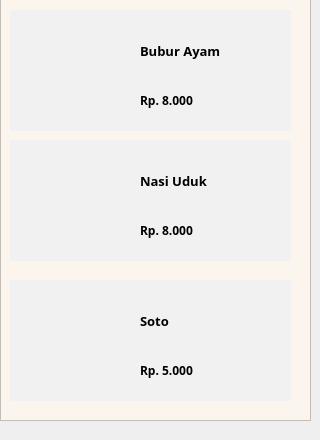
         <widget class="QWidget" name="tab_14">
          <attribute name="title">
           <string>Sabtu</string>
          </attribute>
          <widget class="QFrame" name="frame_58">
           <property name="geometry">
            <rect>
             <x>0</x>
             <y>-10</y>
             <width>311</width>
             <height>431</height>
            </rect>
           </property>
           <property name="styleSheet">
            <string notr="true">background-color: rgb(252, 245, 238);</string>
           </property>
           <property name="frameShape">
            <enum>QFrame::StyledPanel</enum>
           </property>
           <property name="frameShadow">
            <enum>QFrame::Raised</enum>
           </property>
           <widget class="QLabel" name="label_150">
            <property name="geometry">
             <rect>
              <x>10</x>
              <y>20</y>
              <width>281</width>
              <height>121</height>
             </rect>
            </property>
            <property name="styleSheet">
             <string notr="true">background-color: rgb(241, 241, 241);</string>
            </property>
            <property name="text">
             <string/>
            </property>
           </widget>
           <widget class="QLabel" name="label_151">
            <property name="geometry">
             <rect>
              <x>10</x>
              <y>150</y>
              <width>281</width>
              <height>121</height>
             </rect>
            </property>
            <property name="styleSheet">
             <string notr="true">background-color: rgb(241, 241, 241);</string>
            </property>
            <property name="text">
             <string/>
            </property>
           </widget>
           <widget class="QLabel" name="label_152">
            <property name="geometry">
             <rect>
              <x>10</x>
              <y>290</y>
              <width>281</width>
              <height>121</height>
             </rect>
            </property>
            <property name="styleSheet">
             <string notr="true">background-color: rgb(241, 241, 241);</string>
            </property>
            <property name="text">
             <string/>
            </property>
           </widget>
           <widget class="QLabel" name="label_153">
            <property name="geometry">
             <rect>
              <x>140</x>
              <y>50</y>
              <width>91</width>
              <height>21</height>
             </rect>
            </property>
            <property name="font">
             <font>
              <family>Rockwell</family>
              <pointsize>10</pointsize>
              <weight>75</weight>
              <bold>true</bold>
             </font>
            </property>
            <property name="styleSheet">
             <string notr="true">background-color: transparent;</string>
            </property>
            <property name="text">
             <string>Bubur Ayam</string>
            </property>
           </widget>
           <widget class="QLabel" name="label_154">
            <property name="geometry">
             <rect>
              <x>140</x>
              <y>100</y>
              <width>91</width>
              <height>21</height>
             </rect>
            </property>
            <property name="font">
             <font>
              <family>Rockwell</family>
              <pointsize>9</pointsize>
              <weight>75</weight>
              <bold>true</bold>
             </font>
            </property>
            <property name="styleSheet">
             <string notr="true">background-color: transparent;</string>
            </property>
            <property name="text">
             <string>Rp. 8.000</string>
            </property>
           </widget>
           <widget class="QLabel" name="label_155">
            <property name="geometry">
             <rect>
              <x>140</x>
              <y>230</y>
              <width>91</width>
              <height>21</height>
             </rect>
            </property>
            <property name="font">
             <font>
              <family>Rockwell</family>
              <pointsize>9</pointsize>
              <weight>75</weight>
              <bold>true</bold>
             </font>
            </property>
            <property name="styleSheet">
             <string notr="true">background-color: transparent;</string>
            </property>
            <property name="text">
             <string>Rp. 8.000</string>
            </property>
           </widget>
           <widget class="QLabel" name="label_156">
            <property name="geometry">
             <rect>
              <x>140</x>
              <y>180</y>
              <width>91</width>
              <height>21</height>
             </rect>
            </property>
            <property name="font">
             <font>
              <family>Rockwell</family>
              <pointsize>10</pointsize>
              <weight>75</weight>
              <bold>true</bold>
             </font>
            </property>
            <property name="styleSheet">
             <string notr="true">background-color: transparent;</string>
            </property>
            <property name="text">
             <string>Nasi Uduk</string>
            </property>
           </widget>
           <widget class="QLabel" name="label_157">
            <property name="geometry">
             <rect>
              <x>140</x>
              <y>370</y>
              <width>91</width>
              <height>21</height>
             </rect>
            </property>
            <property name="font">
             <font>
              <family>Rockwell</family>
              <pointsize>9</pointsize>
              <weight>75</weight>
              <bold>true</bold>
             </font>
            </property>
            <property name="styleSheet">
             <string notr="true">background-color: transparent;</string>
            </property>
            <property name="text">
             <string>Rp. 5.000</string>
            </property>
           </widget>
           <widget class="QLabel" name="label_158">
            <property name="geometry">
             <rect>
              <x>140</x>
              <y>320</y>
              <width>91</width>
              <height>21</height>
             </rect>
            </property>
            <property name="font">
             <font>
              <family>Rockwell</family>
              <pointsize>10</pointsize>
              <weight>75</weight>
              <bold>true</bold>
             </font>
            </property>
            <property name="styleSheet">
             <string notr="true">background-color: transparent;</string>
            </property>
            <property name="text">
             <string>Soto</string>
            </property>
           </widget>
          </widget>
         </widget>
